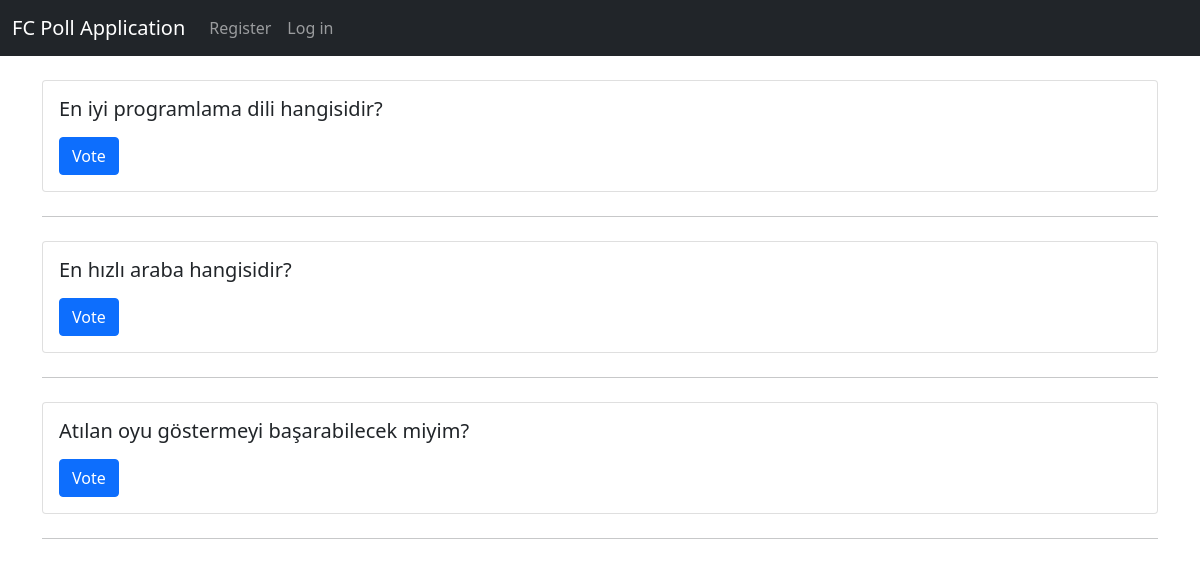
The app's page /home, older data.
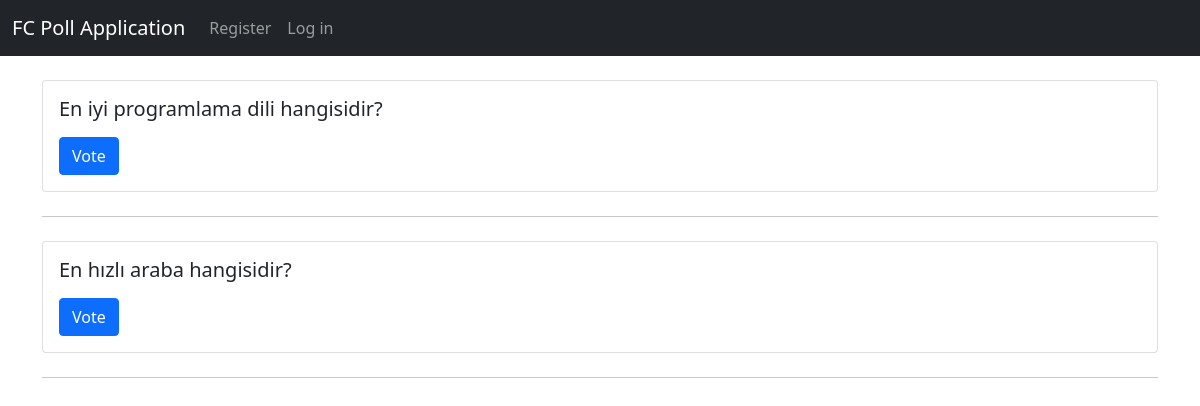
The same page, newer data.
### PollApp/models.py (models this page shows, shortened)
class Poll(models.Model):
    name = models.CharField(max_length=50)
    description = models.TextField(blank=True)
    choices = models.ManyToManyField(Choice, related_name='related_polls', blank=True)

### PollApp/views.py (the view)
# urls.py: path("home", views.home_view, name="home"),
def home_view(request):
    polls = Poll.objects.all()
    return render(request, template_name="PollApp/home.html", context={"polls": polls})

### PollApp/templates/PollApp/home.html (shortened to what this page needs)
{% extends 'PollApp/base.html' %}
{% block body %}
{% for poll in polls %}
<div class="card">
  <div class="card-body">
    <h5 class="card-title">{{ poll.name }}</h5>
    <a href="{% url 'PollApp:poll' poll.id %}" class="btn btn-primary">Vote</a>
  </div>
</div>
<div class="mt-4 mb-4">
  <hr class="my-4">
</div>
{% endfor %}
{% endblock %}

### PollApp/templates/PollApp/base.html (shortened to what this page needs)
<!DOCTYPE html>
<html lang="en">
<head>
    <link href="https://cdn.jsdelivr.net/npm/bootstrap@5.1.3/dist/css/bootstrap.min.css" rel="stylesheet">
</head>
<body>
<nav class="navbar navbar-expand-lg navbar-dark bg-dark">
    <div class="container-fluid">
        <a class="navbar-brand" href="{% url 'PollApp:index' %}">FC Poll Application</a>
        <div class="collapse navbar-collapse" id="navbarText">
            <ul class="navbar-nav ml-auto">
            {% if user.is_authenticated %}
                <li class="nav-item">
                    <p class="navbar-text">Hello, {{ user.username }}.</p>
                </li>
                <li class="nav-item">
                    <a class="nav-link" href="{% url 'users:logout' %}">Log out</a>
                </li>
            {% else %}
                <li class="nav-item">
                    <a class="nav-link" href="{% url 'users:register' %}">Register</a>
                </li>
                <li class="nav-item">
                    <a class="nav-link" href="{% url 'users:login' %}">Log in</a></li>
            {% endif %}
        </ul>
        </div>
    </div>
</nav>
<br>
<div class="container">
    {% block body %}
    {% endblock %}
</div>
</body>
</html>

Row changes from the older to the newer data that the page shows:
removed Poll: name "Atılan oyu göstermeyi başarabilecek miyim?"
